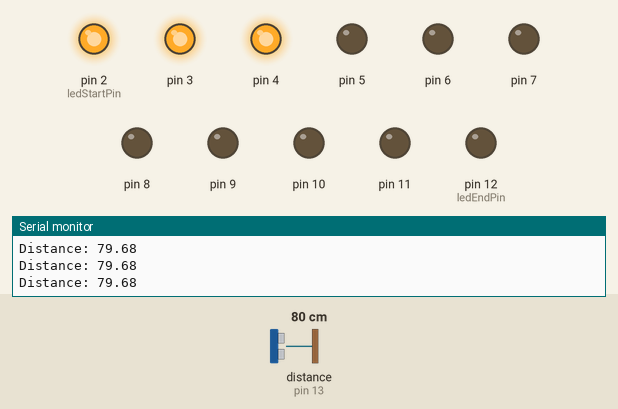
A sketch run on a simulated Arduino Uno, built with avr-gcc and run on an emulated ATmega328P. Shown: output pins drawn as LEDs (lit = HIGH), the last lines printed to the serial monitor. Wiring (inferred from the names in the program): ultrasonic range finder: trigger A0; echo pin 13. The test bench sets the inputs (shaded band); at power-on: distance to the obstacle (sensor on pin 13) 80 cm. The echo pulse lasts 58.3 µs per cm; pins used as bus, display or sensor lines are not drawn.

Above: at 1.2 s.
1.3 s: distance to the obstacle (sensor on pin 13) set to 91 cm
At 2.5 s:
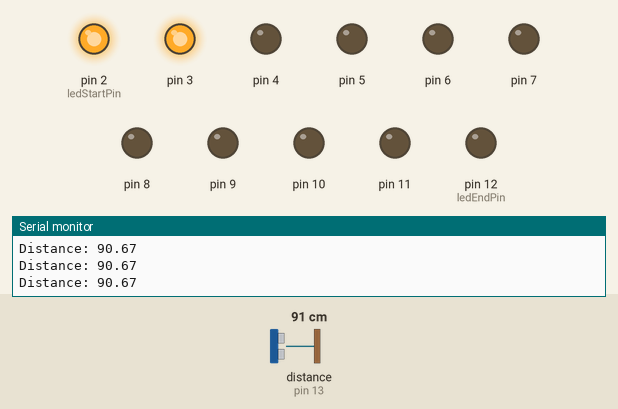
2.8 s: distance to the obstacle (sensor on pin 13) set to 84 cm
4.3 s: distance to the obstacle (sensor on pin 13) set to 80 cm
At 5.0 s:
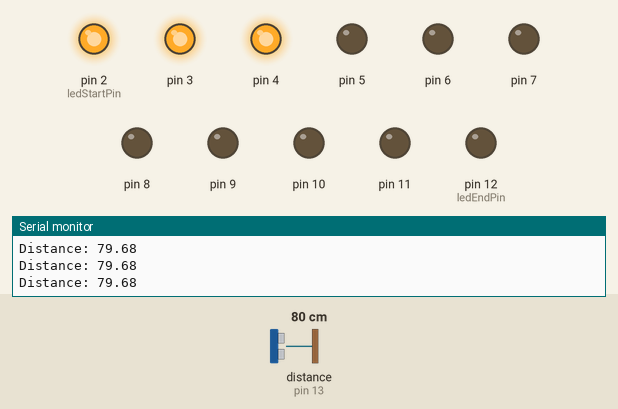
5.8 s: distance to the obstacle (sensor on pin 13) set to 64 cm
At 6.6 s:
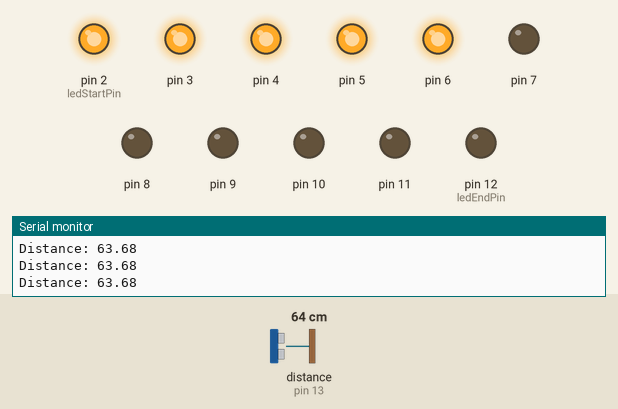
7.3 s: distance to the obstacle (sensor on pin 13) set to 2 cm
At 7.8 s:
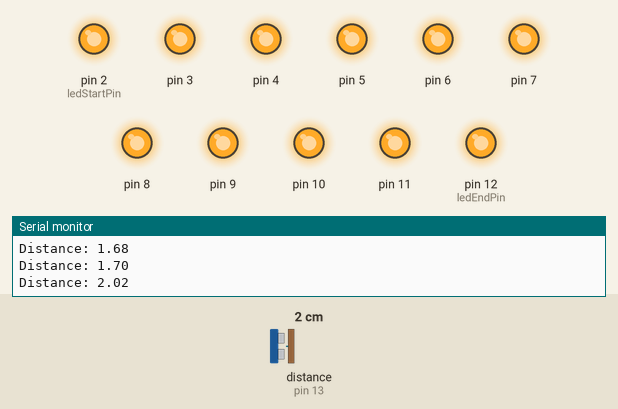
8.8 s: distance to the obstacle (sensor on pin 13) set to 299 cm
At 10.1 s:
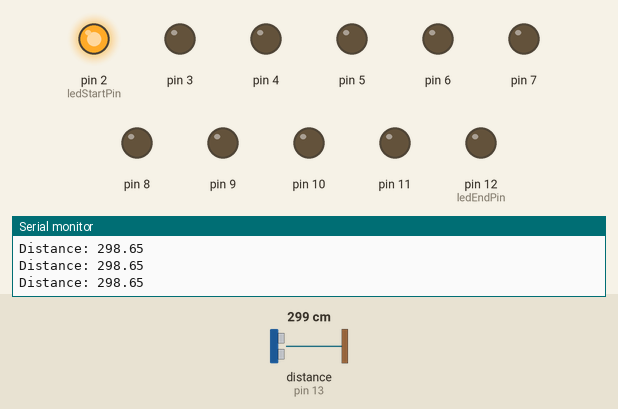
Timing chart, 0 to 40.4 s (numbered marks = the images above; inputs shaded):
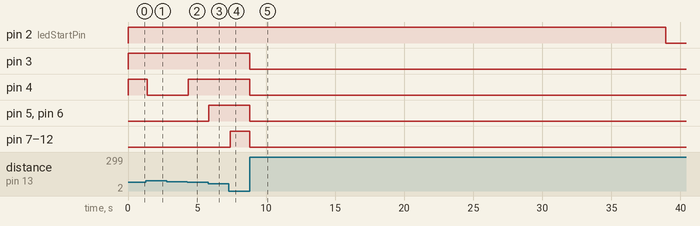

Measured:
- the behaviour switches between 90 and 91 cm on distance to the obstacle (sensor on pin 13) (found by bisection; images 0 and 1)
- the behaviour switches between 81 and 80 cm on distance to the obstacle (sensor on pin 13) (found by bisection; images 1 and 2)
- the behaviour switches between 70 and 69 cm on distance to the obstacle (sensor on pin 13) (found by bisection; images 2 and 3)
- after the input at 1.3 s, pin 4: HIGH → LOW after 0.08 s
- after the input at 4.3 s, pin 4: LOW → HIGH after 0.05 s
- after the input at 5.8 s, pin 5, pin 6: LOW → HIGH at once
- after the input at 7.3 s, pin 7–11, pin 12 (ledEndPin): LOW → HIGH after 0.10 s
- after the input at 8.8 s, pin 2 (ledStartPin): HIGH → LOW after 30.1 s instead of 28.6 s; pin 3–11, pin 12 (ledEndPin): HIGH → LOW after 0.03 s instead of 28.6 s

The sketch:

CarDistance.ino
```cpp
const int trigPin = A0; // pin 14
const int echoPin = 13;
const int ledStartPin = 2;
const int ledEndPin = 12;

float duration, distance;
unsigned long lastChangeTime = 0;
bool isLowPowerMode = false; // Variable to remember the low-power mode state

void setup() {
  pinMode(trigPin, OUTPUT);
  pinMode(echoPin, INPUT);
  Serial.begin(9600);

  // Set LED pins as OUTPUT
  for (int pin = ledStartPin; pin <= ledEndPin; pin++) {
    pinMode(pin, OUTPUT);
  }
}

void loop() {
  if (isLowPowerMode) {
    // In low-power mode, delay first to reduce checks
    delay(5000);
  }

  digitalWrite(trigPin, LOW);
  delayMicroseconds(2);
  digitalWrite(trigPin, HIGH);
  delayMicroseconds(10);
  digitalWrite(trigPin, LOW);

  duration = pulseIn(echoPin, HIGH);
  float newDistance = (duration * 0.0343) / 2;

  Serial.print("Distance: ");
  Serial.println(newDistance);

  if (abs(newDistance - distance) > 10.0) {  // Check if there is a significant change in distance
    if (isLowPowerMode) {
      isLowPowerMode = false; // Exiting low-power mode
    }
    lastChangeTime = millis();
    updateLEDs(newDistance);
    distance = newDistance;
  } else {
    // If there is little change for 30 seconds, turn off LEDs
    if (millis() - lastChangeTime > 30000) {
      if (!isLowPowerMode) {
        turnOffLEDs();
        isLowPowerMode = true; // Entering low-power mode
      }
      // No need to delay here as it's already at the start of the loop when in low-power mode
    }
  }

  if (!isLowPowerMode) {
    delay(100); // Only delay if not in low-power mode
  }
}

void updateLEDs(float distance) {
  int totalLEDs = ledEndPin - ledStartPin + 1;
  float stepSize = (100.0 - 20.0) / totalLEDs;

  // Calculate the LED index based on the distance
  int activeLED = int((100.0 - distance) / stepSize) + ledStartPin;

  // Ensure the LED index is within the specified range
  activeLED = constrain(activeLED, ledStartPin, ledEndPin);

  // Turn off all LEDs
  for (int pin = ledStartPin; pin <= ledEndPin; pin++) {
    digitalWrite(pin, LOW);
  }

  // Turn on LEDs representing distances lower than the measured distance
  for (int pin = ledStartPin; pin <= activeLED; pin++) {
    digitalWrite(pin, HIGH);
  }
}

void turnOffLEDs() {
  // Turn off all LEDs
  for (int pin = ledStartPin; pin <= ledEndPin; pin++) {
    digitalWrite(pin, LOW);
  }
}
```
